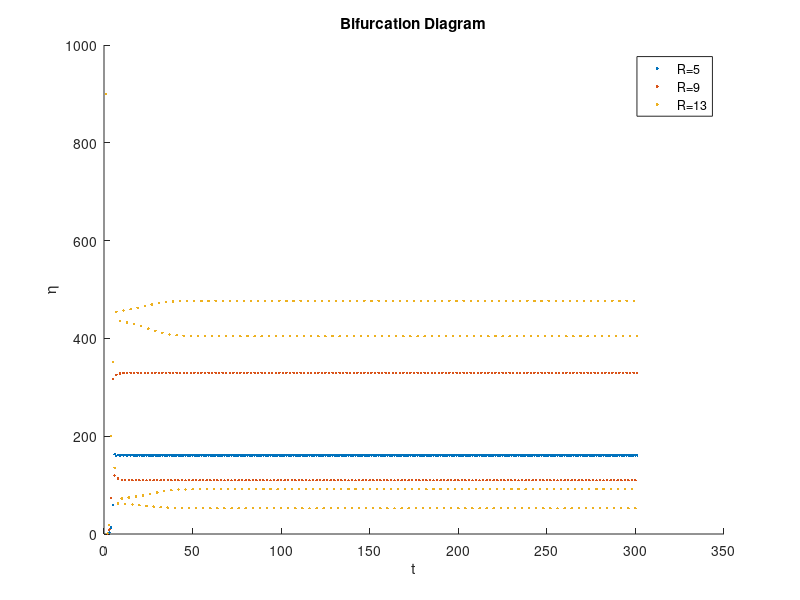

Source code (MATLAB):
clc,clear all,clf
%%%%%%%%%%%%%%%%%% task 1 b
%   Parameters   %
%%%%%%%%%%%%%%%%%%
K=10^3;
r=0.1;
b=1;
N0=[1 2 3 10];
tMax=100;
%%%%%%%%%%%%%%%%%%
% Initialization %
%%%%%%%%%%%%%%%%%%
N=zeros(1,tMax);
%%%%%%%%%%%%%%%%%%
%      Main      %
%%%%%%%%%%%%%%%%%%

%%%%%%%%%%%%%%%%%%
%   Eigenvalues  %
%%%%%%%%%%%%%%%%%%
lambda1=1-r*b/(r+1);
lambda2=r+1;
NSS=100;
N(1:4,1)=N0+NSS;
N2(1:4,1)=N0+NSS;
for t=2:tMax
  for i=1:size(N0,2)
    N(i,t)=((r+1)*N(i,t-1))/(1+(N(i,t-1)/K)^b);
    N2(i,t)=N0(i)*(lambda1)^t+NSS; %eigenvalue times population
  end
end

hold on
plot(log(1:tMax),log(N(1:4,1:tMax)))
plot(log(1:tMax),log(N2(1:4,1:tMax)),'k')


xlabel('time')
ylabel('Population')
title('Change of population over time')
legend('N0=1','N0=2','N0=3','N0=10')
%% task 1 c
clc,clear all,clf
%%%%%%%%%%%%%%%%%%
%   Parameters   %
%%%%%%%%%%%%%%%%%%
K=10^3;
r=0.1;
b=1;
N0=[1 2 3 10];
tMax=200;
deltaN0=0.1;
%%%%%%%%%%%%%%%%%%
% Initialization %
%%%%%%%%%%%%%%%%%%
N=zeros(1,tMax);
%%%%%%%%%%%%%%%%%%
%      Main      %
%%%%%%%%%%%%%%%%%%
NSS=r^(1/b)*K
%%%%%%%%%%%%%%%%%%
%   Eigenvalues  %
%%%%%%%%%%%%%%%%%%
lambda1=1-r*b/(r+1);
lambda2=r+1;



N(1:4,1)=N0;
%N2(1:4,1)=N0;
for t=2:tMax
  for i=1:size(N0,2)
    N(i,t)=((r+1)*N(i,t-1))/(1+(N(i,t-1)/K)^b);
  end
end

N2(1)=NSS+deltaN0;
for t=2:tMax
  N2(t)=NSS+deltaN0*lambda1^t;
end
hold on
plot(log(1:tMax),log(N(1:4,1:tMax)))
plot(log(1:tMax),log(N2(1:tMax)),'k')


xlabel('time')
ylabel('Population')
title('Change of population over time')
legend('N0=1','N0=2','N0=3','N0=10')
%% task 2 a.) cannibalism

clc, clear all,clf
alpha=0.01;
eta0=900;
plotMatrix=[];
Rplot=[];
for R=1:0.1:30
  eta(1)=eta0;
  for t=1:300
    eta(t+1)=eta(t)*R*exp(-alpha*eta(t));
    RR(t)=R;
  end
  Rplot=[Rplot RR(201:300)];
  plotMatrix=[plotMatrix eta(201:300)];
end
%j=1; 
%RR=0;
%for i=1:300
%  RR=RR+0.1;
%  for t=1:100
%    j=1+j;
%    Rplot(j)=RR;
%  end
%end
sz = 25;
c = linspace(1,30,length(Rplot));
scatter(Rplot,plotMatrix,sz,c,'filled')
xlabel('R')
ylabel('\eta')
title('Bifurcation Diagram')
%% task 2 b.) cannibalism

clc, clear all,clf
alpha=0.01;
eta0=900;
plotMatrix=[];
R=[5 9 13];
eta(1,1)=eta0;
eta(2,1)=eta0;
eta(3,1)=eta0;
for i=1:3
  for t=1:300
    eta(i,t+1)=eta(i,t)*R(i)*exp(-alpha*eta(i,t));
  end
end
hold on

plot(1:301,eta(1:3,1:301),'.')
legend('R=5','R=9','R=13')
xlabel('t')
ylabel('\eta')
title('Bifurcation Diagram')


